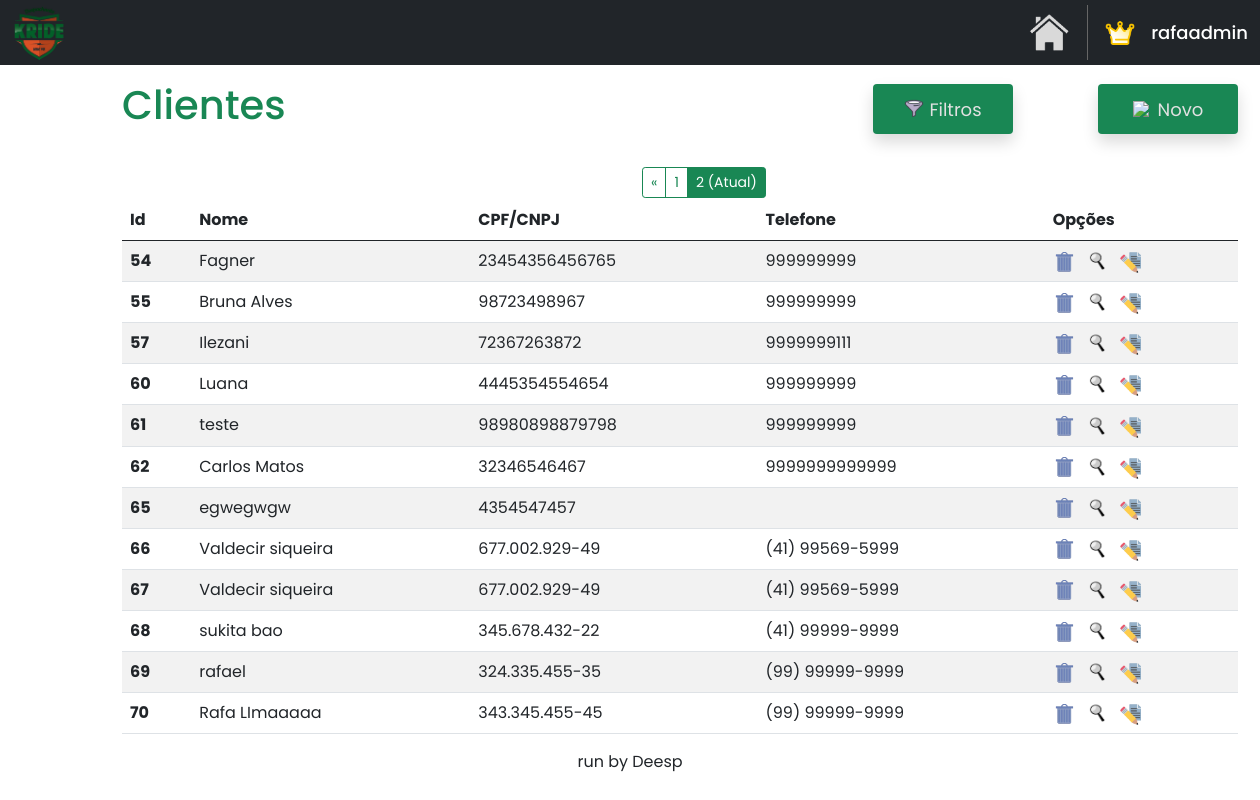
Before: /home/clientes?page=2 (signed in) with the older database file.
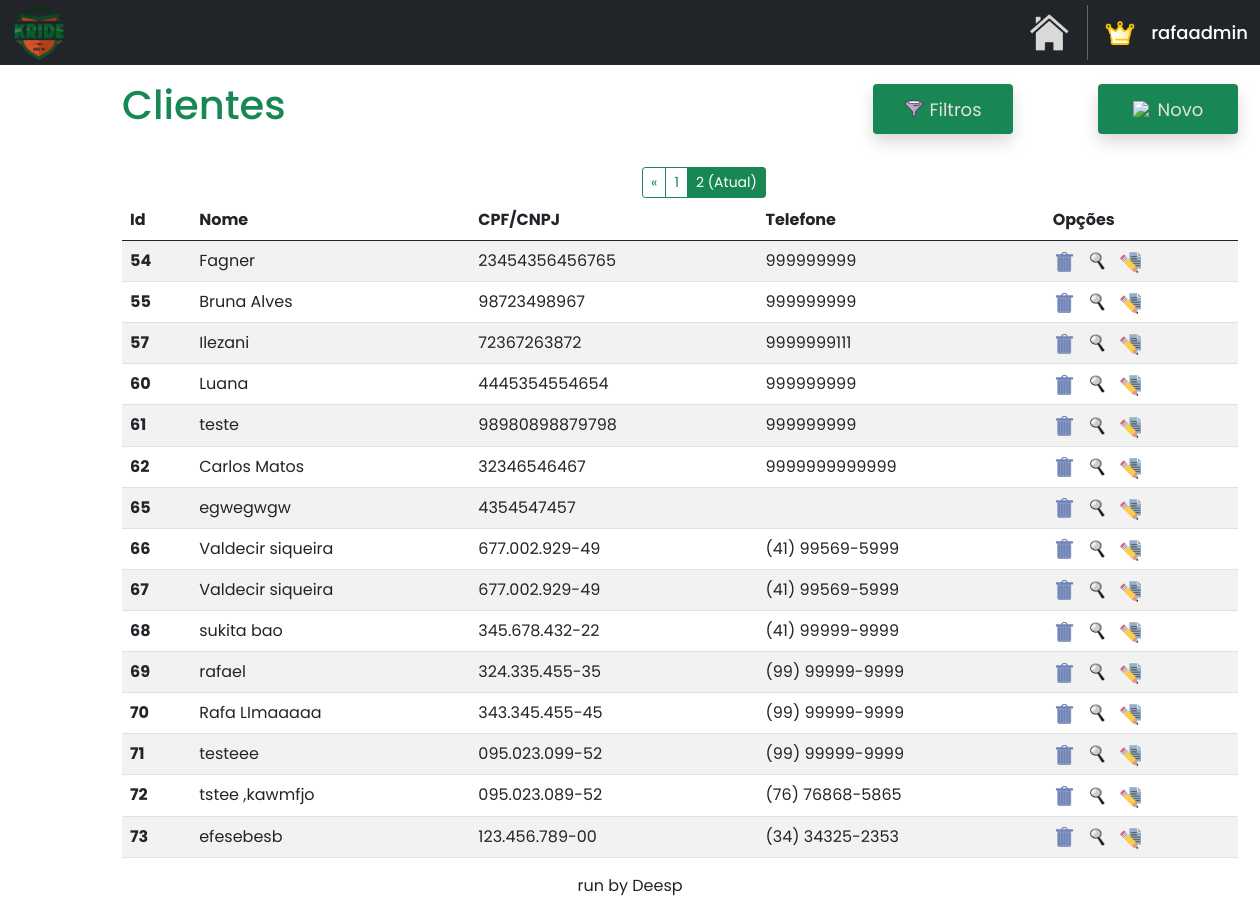
After: the same page with the newer database file.
### clientes/models.py (models this page shows)
class Cliente(models.Model):
    name = models.CharField(max_length=40)
    cpf_cnpj = models.CharField(max_length=25)
    telefone = models.CharField(max_length=25)
    cep = models.CharField(max_length=50, default='')
    bairro = models.CharField(max_length=30, default='')
    estado = models.CharField(max_length=30, default='')
    cidade = models.CharField(max_length=25, default='')
    numero = models.CharField(max_length=10, default='')
    email = models.EmailField(max_length=100, null=True, blank=True)

### clientes/views.py (the view)
# urls.py: path('clientes', clienteviews.clientes, name='clientes'),
@login_required
def clientes(request):
    return paginacao(request)

### clientes/views.py (called while the page is built)
@login_required
def paginacao(request):
    clientes = Cliente.objects.all().values('id', 'name', 'cpf_cnpj', 'telefone')
    clientes_paginados = Paginator(clientes, 15)
    page_num = request.GET.get('page')
    clientes = clientes_paginados.get_page(page_num)
    return render(request, 'clientes.html', {'clientes': clientes})

### clientes/templates/clientes.html (shortened to what the changed rows need)
{% extends "base.html" %}
{% load static %}
{% block content %}
<!DOCTYPE html>
<html lang="en">
<head>
    <link href="https://cdn.jsdelivr.net/npm/bootstrap@5.0.2/dist/css/bootstrap.min.css" rel="stylesheet">
</head>
<body>
    <div class="container mt-3 custom-container">
        <div class="d-flex justify-content-start align-items-center">
            <h1 class="me-auto text-success">Clientes</h1>
        </div>
        {% if clientes.has_other_pages %}
            <div class="btn-group" role="group" aria-label="Item pagination" style="margin-left: 520px; margin-top: 30px; margin-bottom: -14px;">
                {% if clientes.has_previous %}
                    <a href="?page={{ clientes.previous_page_number }}" class="btn btn-outline-success btn-sm">&laquo;</a>
                {% endif %}
                {% for page_number in clientes.paginator.page_range %}
                    {% if clientes.number == page_number %}
                        <button class="btn btn-outline-success btn-sm active">
                            <span>{{ page_number }} <span class="sr-only">(Atual)</span></span>
                        </button>
                    {% else %}
                        <a href="?page={{ page_number }}" class="btn btn-outline-success btn-sm">
                            {{ page_number }}
                        </a>
                    {% endif %}
                {% endfor %}
            </div>
        {% endif %}
        <table class="table table-striped mt-3">
            <thead>
                <tr>
                    <th scope="col">Id</th>
                    <th scope="col">Nome</th>
                    <th scope="col">CPF/CNPJ</th>
                    <th scope="col">Telefone</th>
                    <th scope="col">Opções</th>
                </tr>
            </thead>
            <tbody id="tbodyClientes">
                {% for cliente in clientes %}
                    <tr>
                        <th>{{cliente.id}}</th>
                        <td>{{cliente.name}}</td>
                        <td>{{cliente.cpf_cnpj}}</td>
                        <td>{{cliente.telefone}}</td>
                        <td>
                            <div style="display: flex; gap: 10px;">
                                <a href="#" class="delete-button" data-toggle="modal" data-target="#confirmDeleteModal" data-url="{% url 'excluir_cliente' cliente.id %}" title="EXCLUIR">
                                    <img src="{% static 'index/images/excluir.png' %}" style="width: 24px; height: 22px;">
                                </a>
                                <a href="{% url 'consultar_cliente' cliente.id %}" title="CONSULTAR">
                                    <img src="{% static 'index/images/consultar.png' %}" style="width: 22px; height: 23px;">
                                </a>
                                <a href="{% url 'editar_cliente' cliente.id %}" title="EDITAR">
                                    <img src="{% static 'index/images/editar.png' %}" style="width: 22px; height: 23px;">
                                </a>
                            </div>
                        </td>
                    </tr>
                {% endfor %}
            </tbody>
        </table>
    </div>
</body>
</html>
{% endblock %}

Changed rows visible on the page:
added Cliente: id "71", name "testeee", cpf_cnpj "095.023.099-52", telefone "(99) 99999-9999"
added Cliente: id "72", name "tstee ,kawmfjo", cpf_cnpj "095.023.089-52", telefone "(76) 76868-5865"
added Cliente: id "73", name "efesebesb", cpf_cnpj "123.456.789-00", telefone "(34) 34325-2353"
